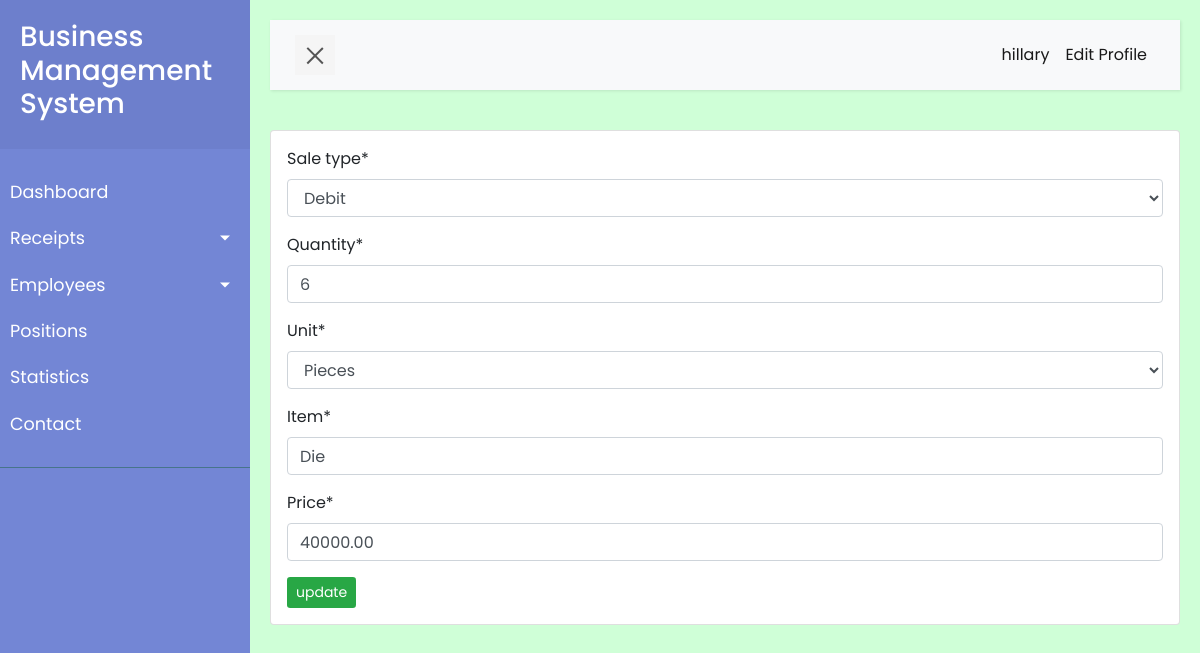
The page /cash_update/14/ (signed in) on the database its author committed.
### records/models.py (models this page shows, shortened)
class CashReceipt(models.Model):
    date = models.DateTimeField(auto_now_add=True)
    sale_type = models.CharField(max_length=8, choices=SALE_TYPE, default='Deb')
    quantity = models.IntegerField()
    unit = models.CharField(max_length=100, choices=UNIT_OF_QUANTITY, default='Pieces')
    item = models.CharField(max_length=255)
    price = models.DecimalField(max_digits=10, decimal_places=2)
    total = models.FloatField(default=0)

### records/views.py (the view)
# urls.py: path('cash_update/<int:pk>/', views.cash_update, name="cash_update"),
def cash_update(request, pk):
    c = CashReceipt.objects.get(id=pk)
    form = CashReceiptForm(instance=c)
    if request.method == 'POST':
        form = CashReceiptForm(request.POST, instance=c)
        if form.is_valid():
            form.save()
        messages.success(request,(f'Element {pk} updated successfully'))
        return redirect('add_cash')
    context = {'form':form}
    return render(request, 'records/receipts/update/cash_edit.html', context)

### records/forms.py
class CashReceiptForm(forms.ModelForm):
    class Meta:
        model = CashReceipt
        fields = ['sale_type','quantity','unit', 'item', 'price']

### records/templates/records/receipts/update/cash_edit.html (shortened to what this page needs)
{% extends 'base.html' %}
{% load crispy_forms_tags %}
{% block content %}
<div class="container card p-3">
    <form method="POST" action="">
      {{form|crispy}}
      <button class="btn btn-sm bg-success text-white" type="submit">update</button>
    </form>
  </div>
{% endblock content %}

### templates/base.html (shortened to what this page needs)
<!DOCTYPE html>
<html>
{% load static %}
<head>
    <link rel="stylesheet" href="https://cdn.jsdelivr.net/npm/bootstrap@4.6.2/dist/css/bootstrap.min.css">
    <link rel="stylesheet" href="{% static 'css/style5.css' %}">
</head>
<body>
    {% if user.is_authenticated %}
    <div class="wrapper">
        <nav id="sidebar">
            <div class="sidebar-header">
                <h3>Business Management System</h3>
            </div>
            <ul class="list-unstyled components">
                <li>
                    <a href="{% url 'dashboard' %}">Dashboard</a>
                    <a href="#pageSubmenu" data-toggle="collapse" aria-expanded="false" class="dropdown-toggle">Receipts</a>
                    <a href="#submenu" data-toggle="collapse" aria-expanded="false" class="dropdown-toggle">Employees</a>
                </li>
                <li>
                    <a href="{% url 'position' %}">Positions</a>
                </li>
                <li>
                    <a href="{% url 'cash_stats' %}">Statistics</a>
                </li>
                <li>
                    <a href="#">Contact</a>
                </li>
            </ul>
        </nav>
        <div id="content">
            <nav class="navbar navbar-expand-lg navbar-light bg-light">
                <div class="container-fluid">
                    <button type="button" id="sidebarCollapse" class="navbar-btn">
                        <span></span>
                    </button>
                    <div class="collapse navbar-collapse" id="navbarSupportedContent">
                        <ul class="nav navbar-nav ml-auto">
                            <li class="nav-item active">
                               <a class="nav-link" href="#">{{user.username}}</i></a>
                            </li>
                            <li class="nav-item active">
                                <a class="nav-link" href="{% url 'profile_edit' %}">Edit Profile </i></a>
                             </li>
                        </ul>
                    </div>
                </div>
            </nav>
            {% block content %}{% endblock content %}
        </div>
    </div>
    {% endif %}
</body>
</html>

### static/css/style5.css (style rules this page uses)
body { font-family: 'Poppins', sans-serif; background: #cfffd7; }
a, a:hover, a:focus { color: inherit; text-decoration: none; transition: all 0.3s; }
.navbar { padding: 15px 10px; background: #fff; border: none; border-radius: 0; margin-bottom: 40px; box-shadow: 1px 1px 3px rgba(0, 0, 0, 0.1); }
.navbar-btn { box-shadow: none; outline: none !important; border: none; }
.wrapper { display: flex; width: 100%; align-items: stretch; perspective: 1500px; }
#sidebar { min-width: 250px; max-width: 250px; background: #7386D5; color: #fff; transition: all 0.6s cubic-bezier(0.945, 0.020, 0.270, 0.665); transform-origin: bottom left; }
#sidebar .sidebar-header { padding: 20px; background: #6d7fcc; }
#sidebar ul.components { padding: 20px 0; border-bottom: 1px solid #47748b; }
#sidebar ul li a { padding: 10px; font-size: 1.1em; display: block; }
a[data-toggle="collapse"] { position: relative; }
.dropdown-toggle::after { display: block; position: absolute; top: 50%; right: 20px; transform: translateY(-50%); }
#content { width: 100%; padding: 20px; min-height: 100vh; transition: all 0.3s; }
#sidebarCollapse { width: 40px; height: 40px; background: #f5f5f5; cursor: pointer; }
#sidebarCollapse span { width: 80%; height: 2px; margin: 0 auto; display: block; background: #555; transition: all 0.8s cubic-bezier(0.810, -0.330, 0.345, 1.375); transition-delay: 0.2s; }
#sidebarCollapse span:last-of-type { transform: rotate(-45deg) translate(1px, -1px); }

### rows shown on the page
CashReceipt: sale_type "Debit", quantity "6", unit "Pieces", item "Die", price "40000.00"

### other values the page prints
{{ user.username }} "hillary"
